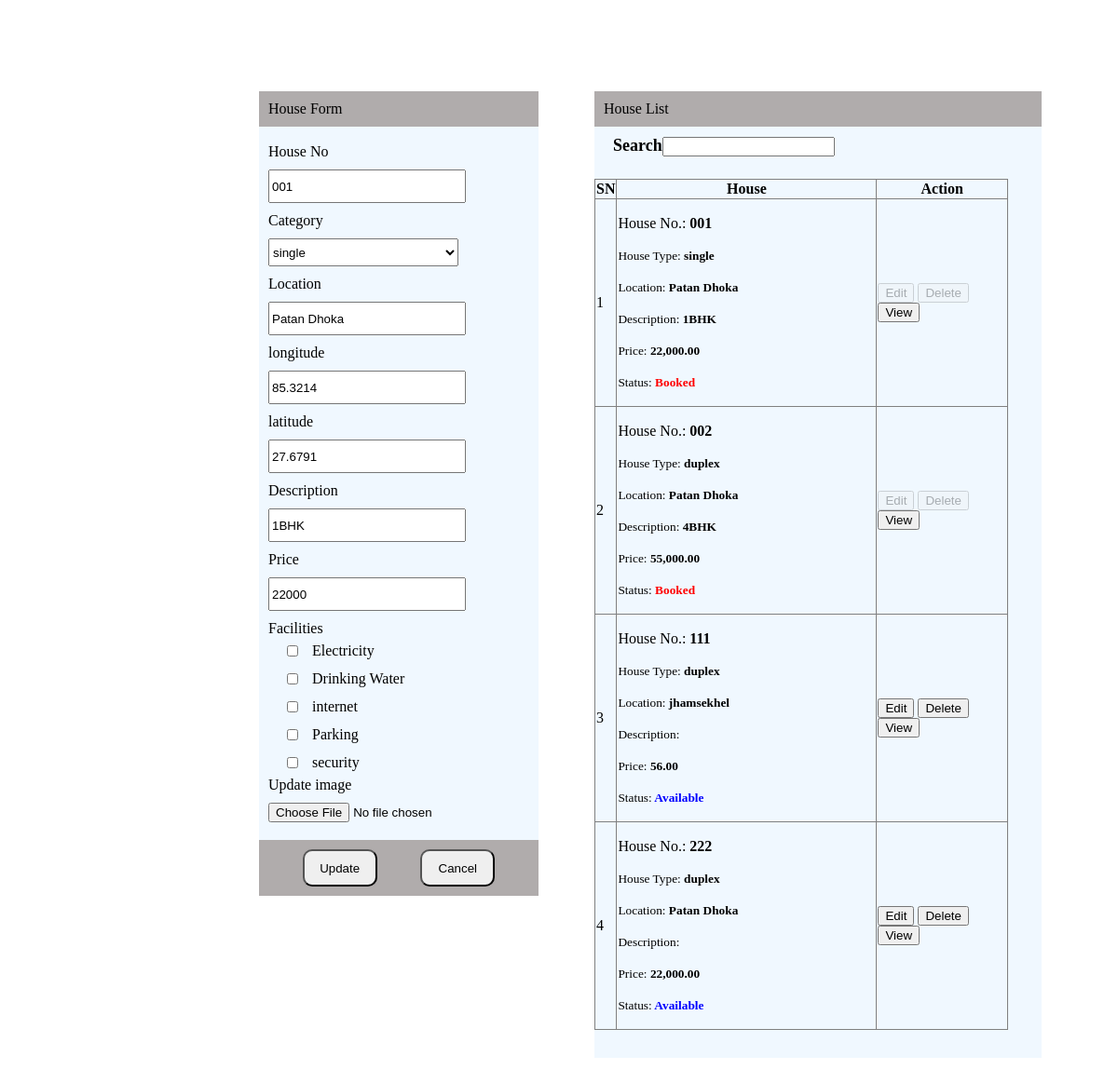
The page /houses_edit.php?id=21 on the database its author committed.
### tables this page shows
CREATE TABLE `houses` (
  `id` int(30) NOT NULL,
  `house_no` varchar(50) NOT NULL,
  `category_id` varchar(30) NOT NULL,
  `description` text NOT NULL,
  `price` double NOT NULL,
  `location` varchar(50) DEFAULT NULL,
  `longitude` float DEFAULT NULL,
  `latitude` float DEFAULT NULL,
  `image` blob DEFAULT NULL,
  `availability` tinyint(1) DEFAULT 1,
  `electricity` tinyint(1) DEFAULT NULL,
  `drinking_water` tinyint(1) DEFAULT NULL,
  `parking` tinyint(1) DEFAULT NULL,
  `internet` tinyint(1) DEFAULT NULL,
  `security` tinyint(1) DEFAULT NULL
);

CREATE TABLE `house_categories` (
  `id` int(11) NOT NULL,
  `name` varchar(50) NOT NULL
);

### houses_edit.php (the view, shortened to what this page needs)
<?php
if (is_numeric($_GET['id'])){
    $id=$_GET['id'];
}else{
    header('location:houses.php?#');
}
require_once 'db_connect.php';
?>
<?php
$sql="select * from houses as h join house_categories as hc on h.category_id=hc.id where h.id=$id";
$result=$conn->query($sql);
if($result->num_rows==1){
  $row=$result->fetch_assoc();
}else{
  $row=[];
}
?>
<!DOCTYPE html>
<html lang="en">
<head>
</head>
<body>
    <div id="gap"></div>
    <div class="container">
        <div class="first-enter">
            <div class="form">House Form</div>
            <form action="" method="post" enctype="multipart/form-data">
                <div class="list">
                    <br><label>House No</label><br>
                    <input type="text" name="house_no" value="<?php echo isset($row['house_no'])?$row['house_no']:''?>">
                    <?php
                    if(isset($err['house_no'])){?>
                        <span style="color: red;"><?php echo $err['house_no'] ?></span>
                    <?php } ?><br>
                    <label>Category</label><br>
                    <select name="category_id" id="" class="custom-select">
                    <option  value=""><?php echo isset($row['name'])?$row['name']:''?></option>
					<?php
                        include 'db_connect.php';
					?>
				</select><br>
                    <label>Location</label><br>
                    <input type="text" name="location" value="<?php echo isset($row['location'])?$row['location']:''?>">
                    <?php
                    if(isset($err['location'])){?>
                        <span style="color: red;"><?php echo $err['location'] ?></span>
                    <?php } ?><br>
                    <label>longitude</label><br>
                <input type="text" name="longitude" value="<?php echo isset($row['longitude'])?$row['longitude']:''?>">
                <?php
                    if(isset($err['longitude'])){?>
                    <span style="color: red;"><?php echo $err['longitude'] ?></span>
                    <?php } ?><br>
                    <label>latitude</label><br>
                <input type="text" name="latitude" value="<?php echo isset($row['latitude'])?$row['latitude']:''?>">
                <?php
                    if(isset($err['latitude'])){?>
                    <span style="color: red;"><?php echo $err['latitude'] ?></span>
                    <?php } ?><br>
                    <label>Description</label><br>
                    <input type="message" name="description" value="<?php echo isset($row['description'])?$row['description']:''?>">
                    <?php
                    if(isset($err['description'])){?>
                        <span style="color: red;"><?php echo $err['description'] ?></span>
                    <?php } ?><br>
                    <label>Price</label><br>
                    <input type="number" name="price" value="<?php echo isset($row['price'])?$row['price']:''?>">
                    <?php
                    if(isset($err['price'])){?>
                        <span style="color: red;"><?php echo $err['price'] ?></span>
                    <?php } ?><br>
                    <label for="card_photo">Facilities</label><br>
                    <div class="feature_box">
                        <div class="feature__group"><input type="checkbox"  name="electricity">Electricity</div>
                        <div class="feature__group"><input type="checkbox"  name="drinking_water">Drinking Water</div>
                        <div class="feature__group"><input type="checkbox"  name="internet">internet</div>
                        <div class="feature__group"><input type="checkbox"  name="parking">Parking</div>
                        <div class="feature__group"><input type="checkbox"  name="security">security</div>
                    </div>
                    <label for="card_photo">Update image</label>
                <input type="file" class="form-control" placeholder="Update image" name="image" accept="images/*" >
                    <div class="button">
                        <button type="submit" name="btnUpdate">Update</button>
                        <button><a href="houses.php">Cancel</a></button>
                    </div>
                </div>
            </form>
        </div>
        <div class="second-list">
            <div class="form">House List</div>
            <div class="body_1">
                <h4>Search<input type="text"></h4>
            </div>
            <div class="card-body">
                <table class="table table-bordered table-hover" border="1">
                    <thead>
                        <tr>
                            <th class="text-center">SN</th>
                            <th class="text-center house">House</th>
                            <th class="text-center">Action</th>
                        </tr>
                    </thead>
                    <tbody>
                        <?php
                        $i = 1;
                        $house = $conn->query("SELECT h.*, c.name as cname FROM houses h INNER JOIN house_categories c ON c.id = h.category_id ORDER BY id ASC");
                        while($row = $house->fetch_assoc()):
                        ?>
                        <tr>
                            <td class="text-center"><?php echo $i++ ?></td>
                            <td class="text-center box">
                                <p>House No.: <b><?php echo $row['house_no'] ?></b></p>
                                <p><small>House Type: <b><?php echo $row['cname'] ?></b></small></p>
                                <p><small>Location: <b><?php echo $row['location'] ?></b></small></p>
                                <p><small>Description: <b><?php echo $row['description'] ?></b></small></p>
                                <p><small>Price: <b><?php echo number_format($row['price'], 2) ?></b></small></p>
                                <?php if ($row['availability'] == 0) { ?>
                                        <p><small>Status:<b style="color: red;"> Booked</b></small></p>
                                    <?php } else { ?>
                                        <p><small>Status:<b style="color: blue;"> Available</b></small></p>
                                    <?php } ?>
                            </td>
                            <td class="text-center">
                            <?php if ($row['availability'] == 0) { ?>
                                        <button class="btnDisabled"><a href="houses_edit.php?id=<?php echo $row['id'] ?>">Edit</a></button>
                                        <button class="btnDisabled"><a href="house_delete.php?id=<?php echo $row['id'] ?>" onclick="return confirm('Are you sure to delete?')">Delete</a></button>
                                        <button><a href="house_view.php?id=<?php echo $row['id'] ?>">View</a></button>
                                    <?php } else { ?>
                                        <button><a href="houses_edit.php?id=<?php echo $row['id'] ?>">Edit</a></button>
                                        <button><a href="house_delete.php?id=<?php echo $row['id'] ?>" onclick="return confirm('Are you sure to delete?')">Delete</a></button>
                                        <button><a href="house_view.php?id=<?php echo $row['id'] ?>">View</a></button>
                                    <?php } ?>
                            </td>
                        </tr>
                        <?php endwhile; ?>
                    </tbody>
                </table>
            </div>
        </div>
    </div>
</body>
</html>

### houses_edit.php (style rules this page uses)
#gap { width: 100%; height: 5vmax; }
.container { margin:0px 10px 0 20vmax; display:flex }
table { border-collapse: collapse; }
.first-enter { width:300px; margin:30px; height:80%; }
.second-list { background-color: aliceblue; padding:0 0 30px 0; width:40vmax; margin:30px; height:80%; }
.form { background-color: rgb(176, 172, 172); padding: 10px; }
.list { background-color: aliceblue; }
.list label, .list input, .list select { margin: 10px; height: 30px; width: 17vmax; }
button { color: black; }
button a { text-decoration: none; color: black; }
.button { padding: 10px 0 10px 0; height: 40px; background-color: rgb(176, 172, 172); display: flex; justify-content: space-evenly; margin-top: auto; }
.button button,.button a { width: 80px; border-radius: 10px; }
.body_1 { display: flex; justify-content: space-between; padding:10px 20px 0 20px; font-size: large; }
h4 { margin-top: 0; }
.box { width: 15vmax; }
table { width:37vmax; }
.house { width:23vmax; }
.btnDisabled { pointer-events: none; opacity: 0.3; }
.feature_box { display: flex; flex-direction: column; justify-content: center; }
.feature__group { display: flex; align-items: center; }
.feature__group input { width: 12px; margin: 0 15px 0 30px; }

### rows shown on the page
houses: house_no "001", location "Patan Dhoka", longitude "85.3214", latitude "27.6791", description "1BHK", price "22000", house_categories.name "single", price "22,000.00", shows "Status:", availability "Booked"
house_categories: category_id "single"
houses: house_no "002", house_categories.name "duplex", location "Patan Dhoka", description "4BHK", price "55,000.00", shows "Status:", availability "Booked"
houses: house_no "111", house_categories.name "duplex", location "jhamsekhel", price "56.00", shows "Status:", availability "Available"
houses: house_no "222", house_categories.name "duplex", location "Patan Dhoka", price "22,000.00", shows "Status:", availability "Available"
